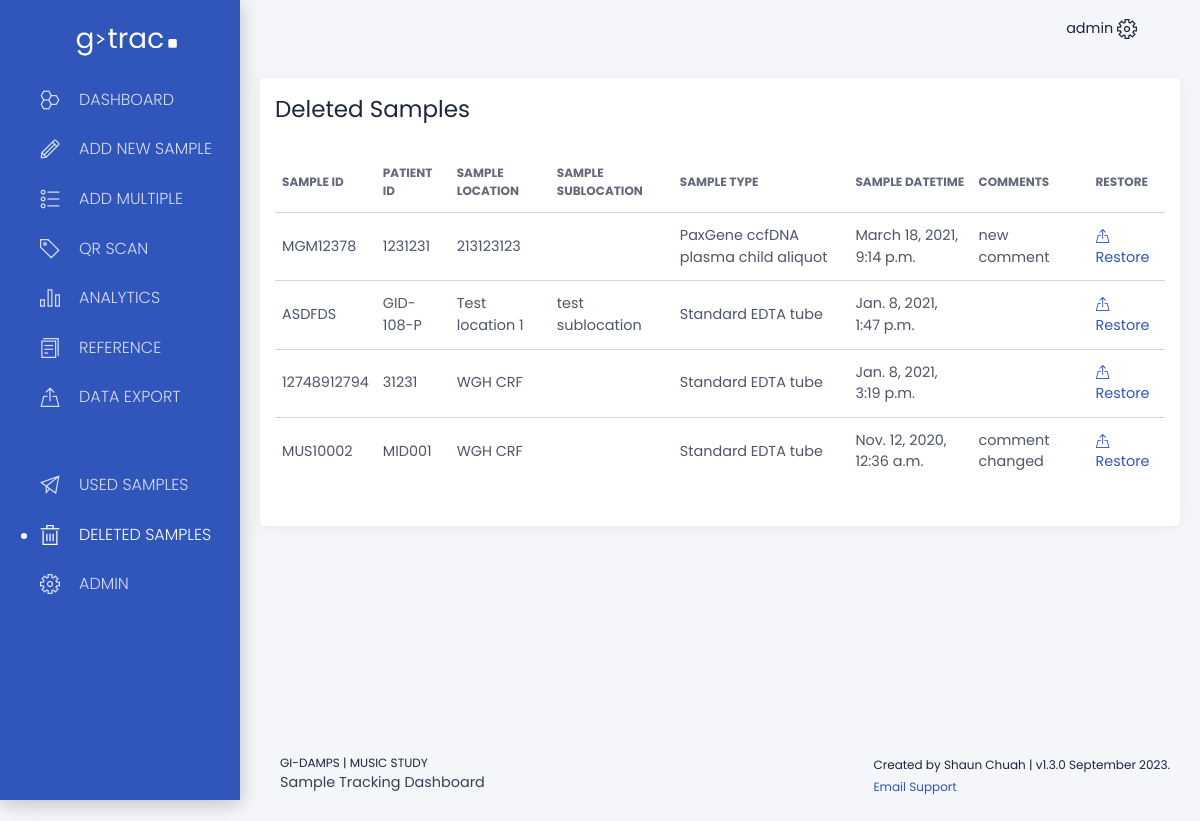
The page /samples/archive/ (signed in) on the database its author committed.
### app/models.py (models this page shows, shortened)
class Sample(models.Model):
    sample_id = models.CharField(max_length=200, unique=True)
    patient_id = models.CharField(max_length=200)
    sample_location = models.CharField(max_length=200)
    sample_sublocation = models.CharField(max_length=200, blank=True, null=True)
    sample_type = models.CharField(max_length=200)
    sample_datetime = models.DateTimeField()
    sample_comments = models.TextField(blank=True, null=True)
    is_deleted = models.BooleanField(default=False)
    is_fully_used = models.BooleanField(default=False)
    is_marvel_study = models.BooleanField(default=False)
    processing_datetime = models.DateTimeField(blank=True, null=True)
    frozen_datetime = models.DateTimeField(blank=True, null=True)
    sample_volume = models.DecimalField(
        max_digits=10, decimal_places=3, blank=True, null=True
    )
    sample_volume_units = models.CharField(max_length=30, blank=True, null=True)
    freeze_thaw_count = models.IntegerField(default=0)
    haemolysis_reference = models.CharField(max_length=200, blank=True, null=True)
    biopsy_location = models.CharField(max_length=100, blank=True, null=True)
    biopsy_inflamed_status = models.CharField(max_length=100, blank=True, null=True)
    created = models.DateTimeField(auto_now_add=True)
    created_by = models.CharField(max_length=200)
    last_modified = models.DateTimeField(auto_now=True)
    last_modified_by = models.CharField(max_length=200)
    history = HistoricalRecords()
    class Meta:
        ordering = ["-created"]

### app/views.py (the view)
# urls.py: path("samples/archive/", views.sample_archive, name="sample_archive"),
@login_required(login_url="/login/")
def sample_archive(request):
    sample_list = (
        Sample.objects.all().filter(is_deleted=True).order_by("-last_modified")
    )
    context = {"sample_list": sample_list}
    return render(request, "samples/sample-archive.html", context)

### core/templates/samples/sample-archive.html (shortened to what this page needs)
{% extends "layouts/base.html" %}
{% block content %}
<div class="row">
  <div class="col-md-12">
    <div class="card ">
      <div class="card-header">
        <h3 class="card-title">Deleted Samples</h3>
      </div>
      <div class="card-body">
        <div class="table-responsive">
          <table class="table tablesorter " id="">
            <thead class=" text-primary">
              <tr>
                <th>Sample ID</th>
                <th>Patient ID</th>
                <th>Sample Location</th>
                <th>Sample Sublocation</th>
                <th>Sample Type</th>
                <th>Sample Datetime</th>
                <th>Comments</th>
                <th>Restore</th>
              </tr>
            </thead>
            <tbody>
              {% if sample_list %}
              {% for sample in sample_list %}
              <tr>
                <td>{{ sample.sample_id }}</td>
                <td>{{ sample.patient_id }}</td>
                <td>{{ sample.sample_location }}</td>
                <td>
                  {% if sample.sample_sublocation is None %}
                  {% else %}
                  {{ sample.sample_sublocation }}
                  {% endif %}
                </td>
                <td>{{ sample.sample_type }}</td>
                <td>{{ sample.sample_datetime }}</td>
                <td>{{ sample.sample_comments }}</td>
                <td>
                  <a href="{% url 'sample_restore' pk=sample.pk %}"><i class="tim-icons icon-upload"></i> Restore</a>
                </td>
              </tr>
              {% endfor %}
              {% else %}
              <tr>
                <td colspan="8" align="center">No samples found.</td>
              </tr>
              {% endif %}
            </tbody>
          </table>
        </div>
      </div>
    </div>
  </div>
</div>
{% endblock content %}

### core/templates/includes/navigation.html (shortened to what this page needs)
{% load static %}
      <nav class="navbar navbar-expand-lg navbar-absolute navbar-transparent">
        <div class="container-fluid">
          <div class="collapse navbar-collapse" id="navigation">
            {% if user.is_authenticated %}
            <ul class="navbar-nav ml-auto">
              <li class="dropdown nav-item">
                <a href="#" class="dropdown-toggle nav-link" data-toggle="dropdown">
                  {{ user.username }}
                  <i class="tim-icons icon-settings-gear-63"></i>
                </a>
              </li>
            </ul>
            {% endif %}
          </div>
        </div>
      </nav>

### core/static/assets/css/notes.css (style rules this page uses)
.notes h2, h3 { margin-bottom: 1rem; font-weight: 600; }

### rows shown on the page
Sample: sample_id "MGM12378", patient_id "1231231", sample_location "213123123", sample_type "PaxGene ccfDNA plasma child aliquot", sample_datetime "March 18, 2021, 9:14 p.m.", sample_comments "new comment"
Sample: sample_id "ASDFDS", patient_id "GID-108-P", sample_location "Test location 1", sample_sublocation "test sublocation", sample_type "Standard EDTA tube", sample_datetime "Jan. 8, 2021, 1:47 p.m."
Sample: sample_id "12748912794", patient_id "31231", sample_location "WGH CRF", sample_type "Standard EDTA tube", sample_datetime "Jan. 8, 2021, 3:19 p.m."
Sample: sample_id "MUS10002", patient_id "MID001", sample_location "WGH CRF", sample_type "Standard EDTA tube", sample_datetime "Nov. 12, 2020, 12:36 a.m.", sample_comments "comment changed"

### other values the page prints
{{ user.username }} "admin"
